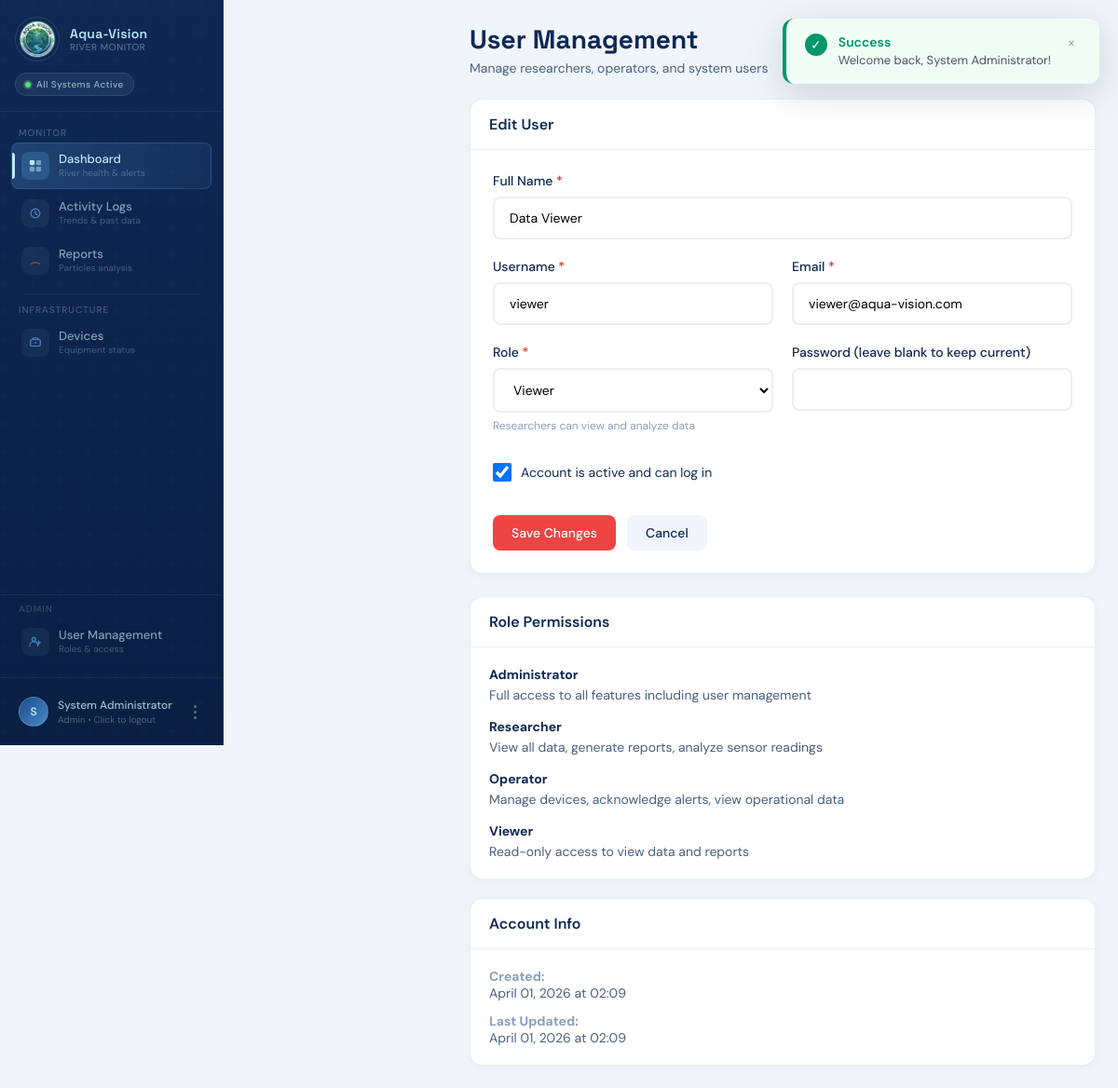
Page /apps/admin/users.php?action=edit&id=3 (signed in) on the committed database.
### tables this page shows
CREATE TABLE IF NOT EXISTS users (
    user_id INT AUTO_INCREMENT PRIMARY KEY,
    username VARCHAR(50) UNIQUE NOT NULL,
    email VARCHAR(100) UNIQUE NOT NULL,
    password_hash VARCHAR(255) NOT NULL,
    full_name VARCHAR(100) NOT NULL,
    role ENUM('admin', 'operator', 'viewer', 'researcher') DEFAULT 'viewer',
    is_active BOOLEAN DEFAULT TRUE,
    created_at TIMESTAMP DEFAULT CURRENT_TIMESTAMP,
    updated_at TIMESTAMP DEFAULT CURRENT_TIMESTAMP ON UPDATE CURRENT_TIMESTAMP
);

### apps/admin/users.php (the view, shortened to what this page needs)
<?php
require_once __DIR__ . '/../../database/config.php';
$action = $_GET['action'] ?? 'list';
$id = isset($_GET['id']) ? (int)$_GET['id'] : 0;
$user = ($action === 'edit' && $id) ? getUserById($conn, $id) : null;
$users = getAllUsers($conn);
function getAllUsers($conn) {
    $sql = "SELECT user_id, username, email, full_name, role, is_active, created_at, updated_at
            FROM users
            ORDER BY created_at DESC";
    $result = $conn->query($sql);
    return $result ? $result->fetch_all(MYSQLI_ASSOC) : [];
}
function getUserById($conn, $id) {
    $stmt = $conn->prepare("SELECT user_id, username, email, full_name, role, is_active, created_at, updated_at
                          FROM users
                          WHERE user_id = ?");
    $stmt->bind_param("i", $id);
    $stmt->execute();
    return $stmt->get_result()->fetch_assoc();
}
$totalUsers = count($users);
$activeUsers = count(array_filter($users, fn($u) => $u['is_active']));
$inactiveUsers = $totalUsers - $activeUsers;
$researcherCount = count(array_filter($users, fn($u) => $u['role'] === 'researcher'));
?>
<!DOCTYPE html>
<html lang="en">
<head>
</head>
<body>
    <?php include __DIR__ . '/../../assets/navigation.php'; ?>
    <?php include __DIR__ . '/../../assets/toast.php'; ?>
    <div class="main-content">
        <div class="page-header">
            <div>
                <h1 class="page-title">User Management</h1>
                <p class="page-subtitle">Manage researchers, operators, and system users</p>
            </div>
        </div>
        <?php if ($action === 'list'): ?>
            <div class="stats-grid">
                <div class="stat-card">
                    <div class="stat-label">Total Users</div>
                    <div class="stat-value"><?= $totalUsers ?></div>
                    <div class="stat-change">All system accounts</div>
                </div>
                <div class="stat-card">
                    <div class="stat-label">Active Users</div>
                    <div class="stat-value" style="color: var(--good);"><?= $activeUsers ?></div>
                    <div class="stat-change">Currently active</div>
                </div>
                <div class="stat-card">
                    <div class="stat-label">Researchers</div>
                    <div class="stat-value" style="color: var(--c3);"><?= $researcherCount ?></div>
                    <div class="stat-change">Research personnel</div>
                </div>
                <div class="stat-card">
                    <div class="stat-label">Inactive</div>
                    <div class="stat-value" style="color: var(--crit);"><?= $inactiveUsers ?></div>
                    <div class="stat-change">Deactivated accounts</div>
                </div>
            </div>
            <div class="card">
                <div class="card-header">
                    <h2 class="card-title">All Users</h2>
                </div>
                <?php if (empty($users)): ?>
                    <div class="empty-state">
                        <div class="empty-state-icon">👥</div>
                        <div class="empty-state-title">No users found</div>
                        <div class="empty-state-text">Get started by adding your first user.</div>
                    </div>
                <?php else: ?>
                    <table class="data-table">
                        <thead>
                            <tr>
                                <th>User</th>
                                <th>Role</th>
                                <th>Status</th>
                                <th>Created</th>
                                <th>Actions</th>
                            </tr>
                        </thead>
                        <tbody>
                            <?php foreach ($users as $u): ?>
                                <tr>
                                    <td>
                                        <div class="user-info">
                                            <div class="user-avatar">
                                                <?= strtoupper(substr($u['full_name'], 0, 1)) ?>
                                            </div>
                                            <div class="user-details">
                                                <span class="user-name"><?= htmlspecialchars($u['full_name']) ?></span>
                                                <span class="user-email"><?= htmlspecialchars($u['email']) ?></span>
                                            </div>
                                        </div>
                                    </td>
                                    <td>
                                        <span class="role-badge" style="background: <?= getRoleBadgeColor($u['role']) ?>">
                                            <?= ucfirst($u['role']) ?>
                                        </span>
                                    </td>
                                    <td>
                                        <?php if ($u['is_active']): ?>
                                            <span class="badge badge-success">● Active</span>
                                        <?php else: ?>
                                            <span class="badge badge-danger">● Inactive</span>
                                        <?php endif; ?>
                                    </td>
                                    <td><?= date('M d, Y', strtotime($u['created_at'])) ?></td>
                                    <td>
                                        <div class="actions">
                                            <a href="?action=edit&id=<?= $u['user_id'] ?>" class="icon-btn edit" title="Edit">✏️</a>
                                            <form method="POST" style="display: inline;" onsubmit="return confirm('Are you sure you want to delete this user?');">
                                                <input type="hidden" name="form_action" value="delete">
                                                <input type="hidden" name="user_id" value="<?= $u['user_id'] ?>">
                                                <button type="submit" class="icon-btn delete" title="Delete">🗑️</button>
                                            </form>
                                        </div>
                                    </td>
                                </tr>
                            <?php endforeach; ?>
                        </tbody>
                    </table>
                <?php endif; ?>
            </div>
        <?php elseif ($action === 'add' || $action === 'edit'): ?>
            <div class="content-grid">
                <div class="card">
                    <div class="card-header">
                        <h2 class="card-title"><?= $action === 'add' ? 'Add New User' : 'Edit User' ?></h2>
                    </div>
                    <div style="padding: 24px;">
                        <form method="POST" action="">
                            <div class="form-group">
                                <label class="form-label">Full Name <span class="required">*</span></label>
                                <input type="text" name="full_name" class="form-input"
                                       value="<?= htmlspecialchars($user['full_name'] ?? '') ?>" required>
                            </div>
                            <div style="display: grid; grid-template-columns: 1fr 1fr; gap: 20px;">
                                <div class="form-group">
                                    <label class="form-label">Username <span class="required">*</span></label>
                                    <input type="text" name="username" class="form-input"
                                           value="<?= htmlspecialchars($user['username'] ?? '') ?>" required>
                                </div>
                                <div class="form-group">
                                    <label class="form-label">Email <span class="required">*</span></label>
                                    <input type="email" name="email" class="form-input"
                                           value="<?= htmlspecialchars($user['email'] ?? '') ?>" required>
                                </div>
                            </div>
                            <div style="display: grid; grid-template-columns: 1fr 1fr; gap: 20px;">
                                <div class="form-group">
                                    <label class="form-label">Role <span class="required">*</span></label>
                                    <select name="role" class="form-select" required>
                                        <option value="viewer" <?= ($user['role'] ?? '') === 'viewer' ? 'selected' : '' ?>>Viewer</option>
                                    </select>
                                    <p class="form-hint">Researchers can view and analyze data</p>
                                </div>
                                <div class="form-group">
                                    <label class="form-label">
                                        Password <?= $action === 'add' ? '<span class="required">*</span>' : '(leave blank to keep current)' ?>
                                    </label>
                                    <input type="password" name="password" class="form-input"
                                           <?= $action === 'add' ? 'required' : '' ?>>
                                </div>
                            </div>
                            <div class="checkbox-wrapper">
                                <input type="checkbox" id="is_active" name="is_active" value="1"
                                       <?= ($user['is_active'] ?? 1) ? 'checked' : '' ?>>
                                <label for="is_active">Account is active and can log in</label>
                            </div>
                            <div style="display: flex; gap: 12px; margin-top: 24px;">
                                <button type="submit" class="btn btn-primary">
                                    <?= $action === 'add' ? 'Create User' : 'Save Changes' ?>
                                </button>
                                <a href="?action=list" class="btn" style="background: var(--bg); color: var(--text);">Cancel</a>
                            </div>
                        </form>
                    </div>
                </div>
                <div>
                    <div class="card" style="margin-bottom: 20px;">
                        <div class="card-header">
                            <h3 class="card-title">Role Permissions</h3>
                        </div>
                        <div style="padding: 20px; font-size: 14px; color: var(--text2);">
                            <div style="margin-bottom: 16px;">
                                <strong style="color: var(--c1); display: block; margin-bottom: 4px;">Administrator</strong>
                                Full access to all features including user management
                            </div>
                            <div style="margin-bottom: 16px;">
                                <strong style="color: var(--c1); display: block; margin-bottom: 4px;">Researcher</strong>
                                View all data, generate reports, analyze sensor readings
                            </div>
                            <div style="margin-bottom: 16px;">
                                <strong style="color: var(--c1); display: block; margin-bottom: 4px;">Operator</strong>
                                Manage devices, acknowledge alerts, view operational data
                            </div>
                            <div>
                                <strong style="color: var(--c1); display: block; margin-bottom: 4px;">Viewer</strong>
                                Read-only access to view data and reports
                            </div>
                        </div>
                    </div>
                    <?php if ($action === 'edit' && $user): ?>
                        <div class="card">
                            <div class="card-header">
                                <h3 class="card-title">Account Info</h3>
                            </div>
                            <div style="padding: 20px; font-size: 14px; color: var(--text2);">
                                <div style="margin-bottom: 12px;">
                                    <strong style="color: var(--text3);">Created:</strong><br>
                                    <?= date('F d, Y \a\t H:i', strtotime($user['created_at'])) ?>
                                </div>
                                <div>
                                    <strong style="color: var(--text3);">Last Updated:</strong><br>
                                    <?= date('F d, Y \a\t H:i', strtotime($user['updated_at'])) ?>
                                </div>
                            </div>
                        </div>
                    <?php endif; ?>
                </div>
            </div>
        <?php endif; ?>
    </div>
</body>
</html>

### apps/admin/users.php (style rules this page uses)
*, *::before, *::after { box-sizing: border-box; margin: 0; padding: 0; }
:root { --c1: #0F2854; --c2: #1C4D8D; --c3: #4988C4; --c4: #BDE8F5; --bg: #f0f5fb; --surface: #fff; --border: rgba(15,40,84,.08); --text: #0F2854; --text2: #4a6080; --text3: #8aa0bc; --good: #16a34a; --good-bg: #dcfce7; --warn: #d97706; --warn-bg: #fef3c7; --crit: #dc2626; --crit-bg: #fee2e2; --radius: 14px; --radius-sm: 8px; --sidebar-w: 240px; }
body { font-family: 'DM Sans', sans-serif; background: var(--bg); min-height: 100vh; }
.main-content { margin-left: var(--sidebar-w); padding: 24px; }
.page-header { display: flex; justify-content: space-between; align-items: center; margin-bottom: 24px; }
.page-title { font-family: 'Space Grotesk', sans-serif; font-size: 28px; font-weight: 700; color: var(--c1); }
.page-subtitle { font-size: 14px; color: var(--text2); margin-top: 4px; }
.content-grid { display: grid; grid-template-columns: 1fr 350px; gap: 24px; }
.card { background: var(--surface); border-radius: var(--radius); border: 1px solid var(--border); overflow: hidden; box-shadow: 0 2px 8px rgba(15,40,84,0.04); }
.card-header { padding: 16px 20px; border-bottom: 1px solid var(--border); display: flex; justify-content: space-between; align-items: center; }
.card-title { font-size: 16px; font-weight: 600; color: var(--c1); }
.btn { display: inline-flex; align-items: center; gap: 8px; padding: 10px 20px; border-radius: var(--radius-sm); font-size: 14px; font-weight: 500; cursor: pointer; border: none; text-decoration: none; transition: all 0.2s; }
.btn-primary { background: var(--c2); color: white; }
.form-group { margin-bottom: 20px; }
.form-label { display: block; font-size: 14px; font-weight: 500; color: var(--text); margin-bottom: 8px; }
.form-label .required { color: var(--crit); }
.form-input, .form-select { width: 100%; padding: 12px 16px; border: 2px solid var(--border); border-radius: var(--radius-sm); font-size: 14px; font-family: inherit; background: var(--surface); }
.form-hint { font-size: 12px; color: var(--text3); margin-top: 6px; }
.checkbox-wrapper { display: flex; align-items: center; gap: 10px; padding: 12px 0; }
.checkbox-wrapper input[type="checkbox"] { width: 20px; height: 20px; cursor: pointer; }
.checkbox-wrapper label { font-size: 14px; color: var(--text); cursor: pointer; }
@media (max-width: 1200px) { .content-grid { grid-template-columns: 1fr; } }

### assets/navigation.php (style rules this page uses)
:root { --c1: #0F2854; --c2: #1C4D8D; --c3: #4988C4; --c4: #BDE8F5; --c4-soft: rgba(189,232,245,0.13); --c4-hover: rgba(189,232,245,0.20); --sidebar-w: 240px; --radius: 14px; --radius-sm: 8px; --transition: 0.22s cubic-bezier(0.4, 0, 0.2, 1); }
body { margin-left: var(--sidebar-w); }
.btn { padding: 10px 20px; border-radius: 8px; font-size: 14px; font-weight: 500; cursor: pointer; border: none; font-family: 'DM Sans', sans-serif; transition: all 0.2s; text-decoration: none; display: inline-flex; align-items: center; justify-content: center; }
.btn-primary { background: #ef4444; color: white; }

### rows in the picture
users: full_name "Data Viewer", username "viewer", email "viewer@aqua-vision.com", role "Viewer", is_active "☑", created_at "April 01, 2026 at 02:09", updated_at "April 01, 2026 at 02:09"

### other values in the picture
substr($_SESSION['user_name'] ?? 'U', 0, 1) "S"
$_SESSION['user_name'] "System Administrator"
$_SESSION['user_role'] "Admin"
